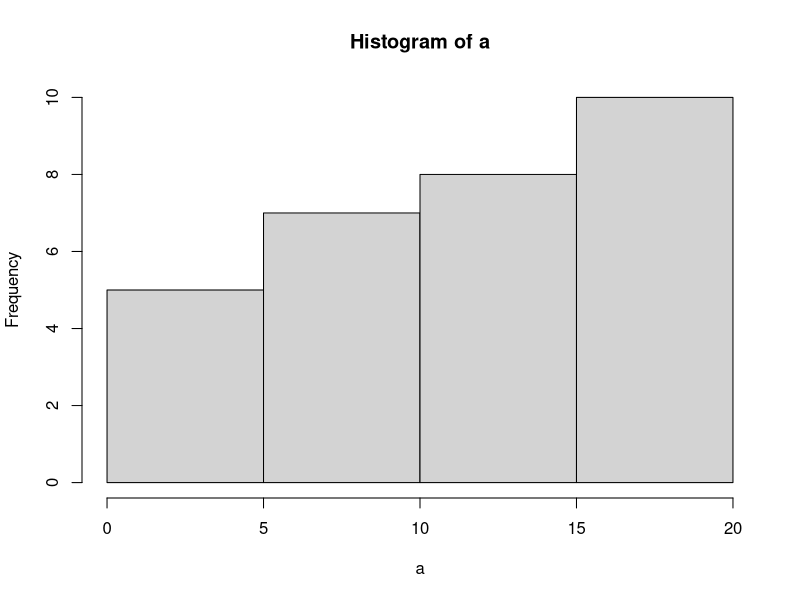
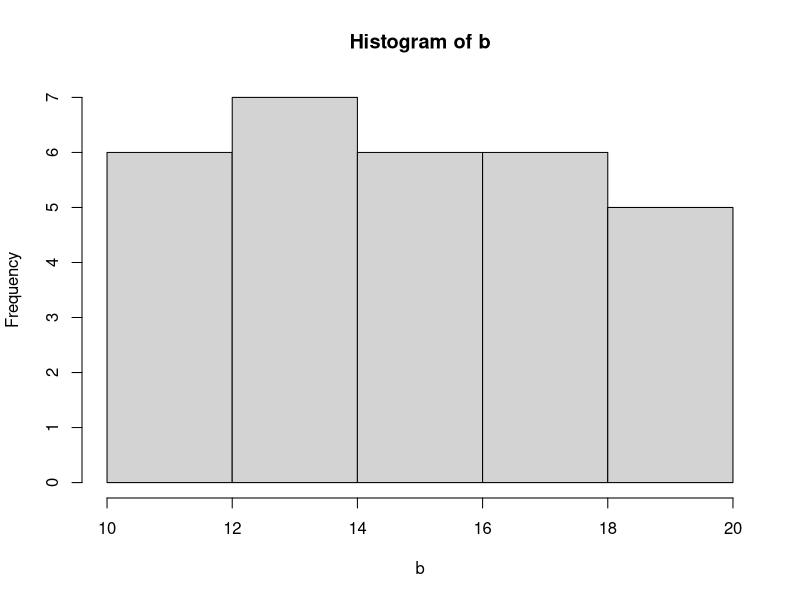
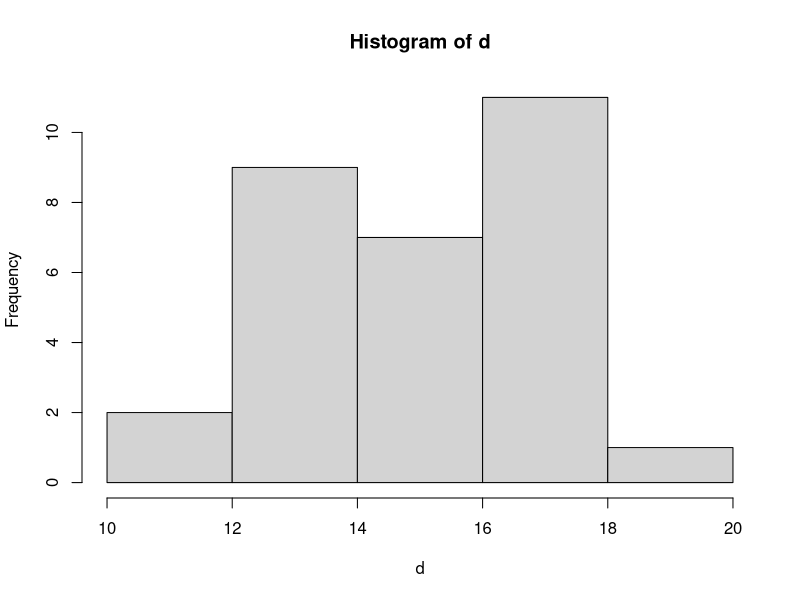
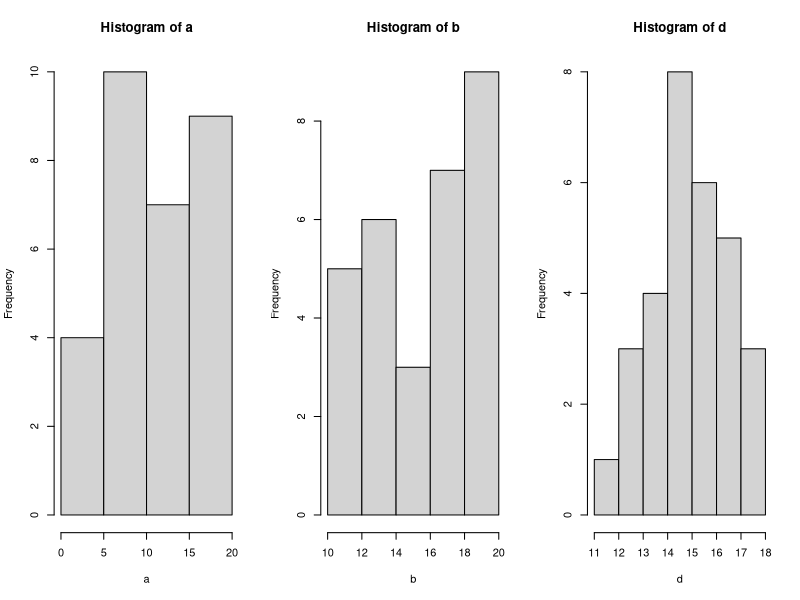

The R source for these figures, in order:
## ---- chunk 1
knitr::opts_chunk$set(echo = TRUE, fig.align = "center")
## ---- chunk 2
a <- sample(x = 1:20, size = 30, replace = TRUE)
a
hist(a)
## ---- chunk 3
b <- runif(n = 30, min = 10, max = 20)
b
hist(b)
## ---- chunk 4
d <- rnorm(n = 30, mean = 15, sd = 2)
d
hist(d)
## ---- chunk 5
set.seed(2)
a <- sample(x = 1:20, size = 30, replace = TRUE)
b <- runif(n = 30, min = 10, max = 20)
d <- rnorm(n = 30, mean = 15, sd = 2)
par(mfrow = c(1, 3))
hist(a)
hist(b)
hist(d)
## ---- chunk 6
# Vectors
a <- 1:10
a[10]  # 10th values of A
a[c(1, 3)]  # 1st and 3rd values in A

# matrices
mat <- cbind(a = 1:10, b = 1:10, c = 1:10)
mat[1, 1]  # row 1, column 1
mat[, 3]  # all of column 3
mat[2, ]  # all of row 2

# data.frames
d <- c(rep("pigs", 3), rep("ponies", 4), rep("puppies", 3))
dat <- cbind.data.frame(mat, d)
dat[1, 1]  # row 1, column 1
dat[, 3]  # all of column 3
dat[2, ]  # all of row 2
dat[2:4, 3:4]  # rows 2:4 in columns 3:4
dat[2:4, c(2, 4)]  # rows 2:4 in columns 2 and 4

# lists
l <- list(a, mat, dat)
names(l) <- c("a", "mat", "dat")  # give the list names
l[[1]]  # first element (a)
l[[3]]  # third element (dat)
l[[3]][2:4, c(2, 4)]  # rows 2:4 in col 2 & 4 in 3rd element
